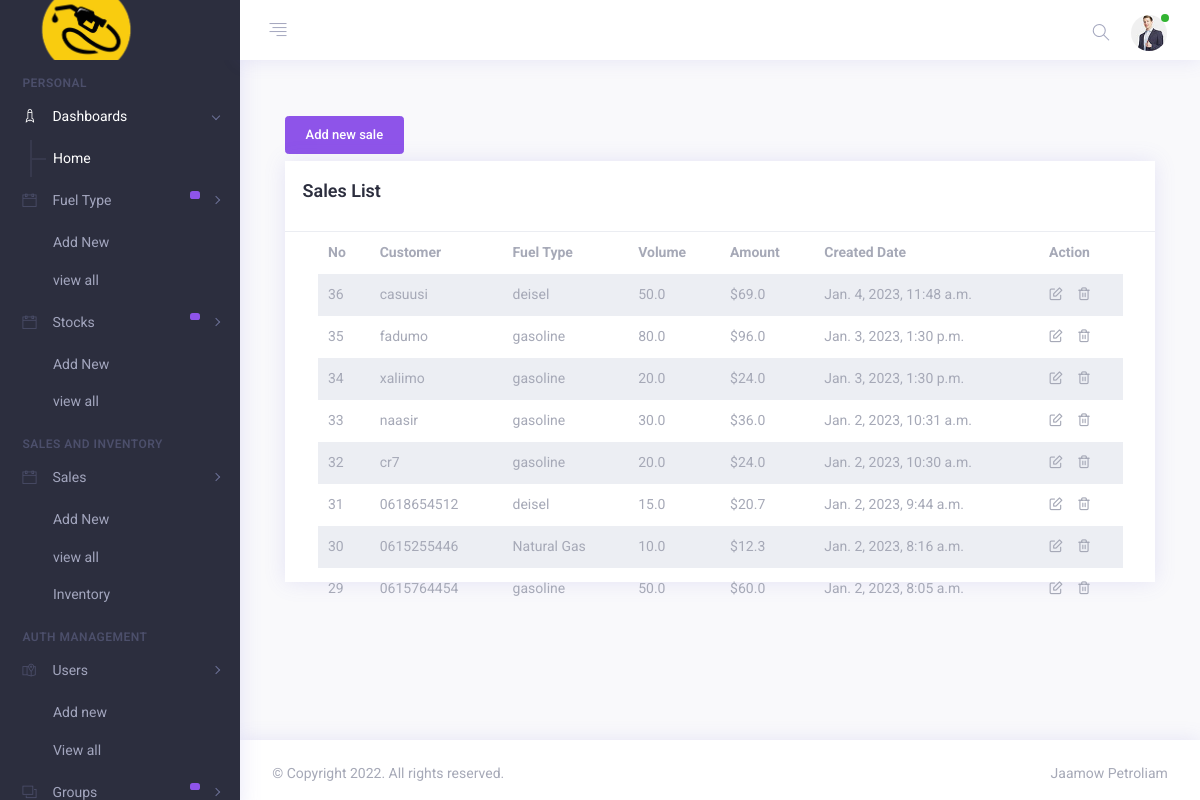
Page /sales/ (signed in) on the earlier database version.
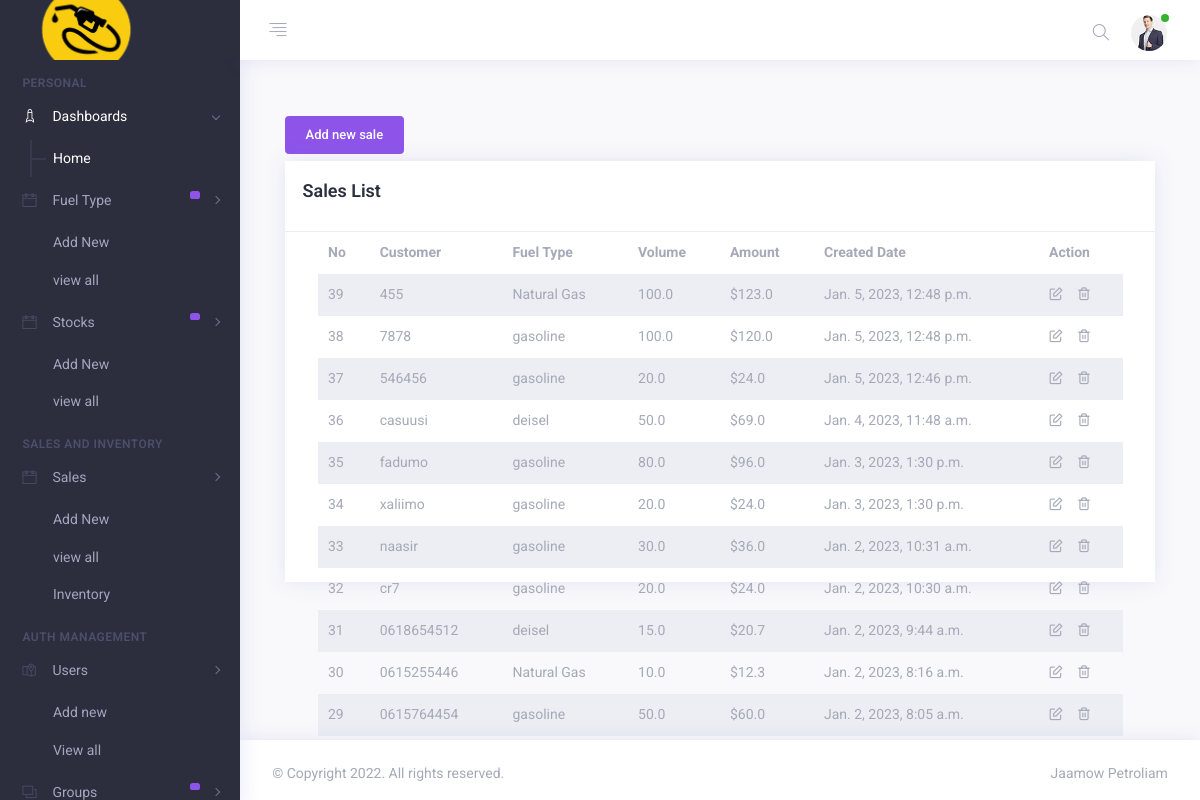
Same page on the later database version.
### base/models.py (models this page shows, shortened)
class Sale(models.Model):
    customer_name = models.CharField(max_length=200)
    fuel = models.ForeignKey(Fuel, on_delete=models.CASCADE)
    volume = models.FloatField(max_length=(15,2), default=0)
    amount = models.FloatField(max_length=(15,2), default=0)
    user = models.CharField(max_length=100, blank=True)
    created = models.DateTimeField(auto_now=True)
    updated = models.DateTimeField(auto_now_add=True)
    class Meta:
        verbose_name_plural = "Sales list"
        ordering = ['-updated', '-created']

class Fuel(models.Model):
    name = models.CharField(max_length=100, unique=True)
    price = models.FloatField(max_length=(15,2), default=0)
    user = models.CharField(max_length=100, blank=True)
    status = models.CharField(max_length=2,choices=(('1','Active'),('0', 'Inactive')) , default = 1)
    delete_flag = models.IntegerField(default = 0)
    created = models.DateTimeField(default = timezone.now)
    updated = models.DateTimeField(auto_now=True)
    class Meta:
        ordering = ['-updated','-created']
        verbose_name_plural = "fuel type lists"
    def __str__(self):
        return self.name

### base/views.py (the view)
# urls.py: path('sales/', views.saleView, name="sales"),
@login_required(login_url='login')
@permission_required('base.view_sale', raise_exception=True)
def saleView(request):
    fuels = Fuel.objects.filter(delete_flag=0, status = 1).all()
    sales = Sale.objects.filter(fuel__id__in=fuels).all()
    context = {
        "sales":sales,
        "page_name":"Sales List"
    }
    return render(request, 'base/sale_list.html', context)

### base/templates/base/sale_list.html (shortened to what this page needs)
{% extends 'base.html' %}
{% block content %}
<br>
    <div class="container justify-content-center">
     <div>
        <a href="{% url 'new_sale' %}"><button class="btn btn-primary">Add new sale</button></a>
     </div>
        <div class="card mb-4 mt-2">
            <div class="card-header">
                <h4>{{page_name}}</h4>
            </div>
            <div class="card-body scrollbar scroll_dark pt-0" style="max-height: 350px;">
                <div class="container">
                    <table id="datatable" class="table table-borderless table-striped">
                        <thead>
                            <th>No</th>
                            <th>Customer</th>
                            <th>Fuel Type</th>
                            <th>Volume</th>
                            <th>Amount</th>
                            <th>Created Date</th>
                            <th>Action</th>
                        </thead>
                        <tbody>
                            <tr>
                                {% for sale in sales %}
                                <td>{{sale.id}}</td>
                                <td>{{sale.customer_name}}</td>
                                <td>{{sale.fuel}}</td>
                                <td>{{sale.volume}}</td>
                                <td>${{sale.amount}}</td>
                                <td>{{sale.created}}</td>
                                <td>
                                    <a class="mr-3" href="{% url 'update_sale' sale.id %}"><i class="fe fe-edit"></i></a><a href="{% url 'delete_sale' sale.id %}" onclick="return confirm('Are you sure you want to delete this item?');"><i class="fe fe-trash-2"></i></a>
                                </td>
                            </tr>
                            {% endfor %}
                        </tbody>
                    </table>
                </div>
            </div>
        </div>
    </div>
{% endblock %}

### templates/base.html (shortened to what this page needs)
{% load static %}
<!DOCTYPE html>
<html lang="en">
<head>
    <link rel="stylesheet" type="text/css" href="{% static 'assets/css/vendors.css' %}" />
    <link rel="stylesheet" type="text/css" href="{% static 'assets/css/style.css' %}" />
</head>
<body>
    <div class="app">
        <div class="app-wrap">
            {% include 'topbar.html' %}
            <div class="app-container">
                {% include 'sidebar.html' %}
                <div class="app-main" id="main">
                    <div class="container-fluid">
                        {% block content %}
                        {% endblock %}
                    </div>
                </div>
            </div>
            </div>
            {% include 'footer.html' %}
        </div>
</body>
</html>

### templates/topbar.html (shortened to what this page needs)
{% load static %}
<header class="app-header top-bar">
    <nav class="navbar navbar-expand-md">
        <div class="navbar-header d-flex align-items-center">
            <a class="navbar-brand" href="index.html">
                <img src="{% static 'assets/img/logo.png' %}" class="img-fluid logo-desktop" alt="logo" width="60"/>
            </a>
        </div>
        <div class="collapse navbar-collapse" id="navbarSupportedContent">
            <div class="navigation d-flex">
                <ul class="navbar-nav nav-left">
                    <li class="nav-item">
                        <a href="javascript:void(0)" class="nav-link sidebar-toggle">
                            <i class="ti ti-align-right"></i>
                        </a>
                    </li>
                    <li class="nav-item full-screen d-none d-lg-block" id="btnFullscreen">
                        <a href="javascript:void(0)" class="nav-link expand">
                        </a>
                    </li>
                </ul>
                <ul class="navbar-nav nav-right ml-auto">
                    <li class="nav-item">
                        <a class="nav-link search" href="javascript:void(0)">
                            <i class="ti ti-search"></i>
                        </a>
                    </li>
                    <li class="nav-item dropdown user-profile">
                        <a href="javascript:void(0)" class="nav-link dropdown-toggle " id="navbarDropdown4" role="button" data-toggle="dropdown" aria-haspopup="true" aria-expanded="false">
                            <img src="{% static 'assets/img/avtar/02.jpg' %}" alt="avtar-img">
                            <span class="bg-success user-status"></span>
                        </a>
                    </li>
                </ul>
            </div>
        </div>
    </nav>
</header>

### templates/sidebar.html (shortened to what this page needs)
<aside class="app-navbar">
<div class="sidebar-nav scrollbar scroll_light">
    <ul class="metismenu " id="sidebarNav">
        <li class="nav-static-title">Personal</li>
        <li class="active">
            <a class="has-arrow" href="javascript:void(0)" aria-expanded="false">
                <i class="nav-icon ti ti-rocket"></i>
                <span class="nav-title">Dashboards</span>
            </a>
            <ul aria-expanded="false">
                <li class="active"> <a href='{% url 'home' %}'>Home</a> </li>
            </ul>
        </li>
        <li><a class="has-arrow" href="javascript:void(0)" aria-expanded="false"><i class="nav-icon ti ti-calendar"></i><span class="nav-title">Fuel Type</span><span class="nav-label label label-primary">{{fuels.count}}</span></a>
            <ul aria-expanded="false">
                {% if perms.base.add_fuel %}
                <li> <a href='{% url 'new_fuel' %}'>Add New</a> </li>
                {% endif %}
                <li> <a href='{% url 'fuels' %}'>view all</a> </li>
            </ul>
        </li>
        <li><a class="has-arrow" href="javascript:void(0)" aria-expanded="false"><i class="nav-icon ti ti-calendar"></i><span class="nav-title">Stocks</span><span class="nav-label label label-primary">{{stocks.count}}</span></a>
            <ul aria-expanded="false">
                {% if perms.base.add_stock %}
                <li> <a href='{% url 'new_stock' %}'>Add New</a> </li>
                {% endif %}
                <li> <a href='{% url 'stocks' %}'>view all</a> </li>
            </ul>
        </li>
        <li class="nav-static-title">Sales and Inventory</li>
        <li><a class="has-arrow" href="javascript:void(0)" aria-expanded="false"><i class="nav-icon ti ti-calendar"></i><span class="nav-title">Sales</span></a>
            <ul aria-expanded="false">
                {% if perms.base.add_sale %}
                <li> <a href='{% url 'new_sale' %}'>Add New</a> </li>
                {% endif %}
                <li> <a href='{% url 'sales' %}'>view all</a> </li>
                <li> <a href='{% url 'inventory' %}'>Inventory</a> </li>
            </ul>
        </li>
        {% if perms.auth.add_user %}
        <li class="nav-static-title">Auth Management</li>
        <li>
            <a class="has-arrow" href="javascript:void(0)" aria-expanded="false">
                <i class="nav-icon ti ti-map-alt"></i><span class="nav-title">Users</span></a>
            <ul aria-expanded="false">
                <li> <a href="{% url 'register' %}">Add new</a> </li>
                <li> <a href="{% url 'users' %}">View all</a> </li>
            </ul>
        </li>
        <li>
            <a class="has-arrow" href="javascript:void(0)" aria-expanded="false"><i class="nav-icon ti ti-layers"></i><span class="nav-title">Groups</span><span class="nav-label label label-primary"></span></a>
        </li>
        {% endif %}
    </ul>
</div>
</aside>

### templates/footer.html
  <footer class="footer">
    <div class="row">
        <div class="col-12 col-sm-6 text-center text-sm-left">
            <p>&copy; Copyright 2022. All rights reserved.</p>
        </div>
       <div class="col  col-sm-6 ml-sm-auto text-center text-sm-right">
            <p><a href="{% url 'home' %}">Jaamow Petroliam</a></p>
        </div>
    </div>
</footer>

Differences in the rows shown:
added Sale: id "39", customer_name "455", fuel "Natural Gas", volume "100.0", amount "123.0", created "Jan. 5, 2023, 12:48 p.m."
added Sale: id "38", customer_name "7878", fuel "gasoline", volume "100.0", amount "120.0", created "Jan. 5, 2023, 12:48 p.m."
added Sale: id "37", customer_name "546456", fuel "gasoline", volume "20.0", amount "24.0", created "Jan. 5, 2023, 12:46 p.m."
